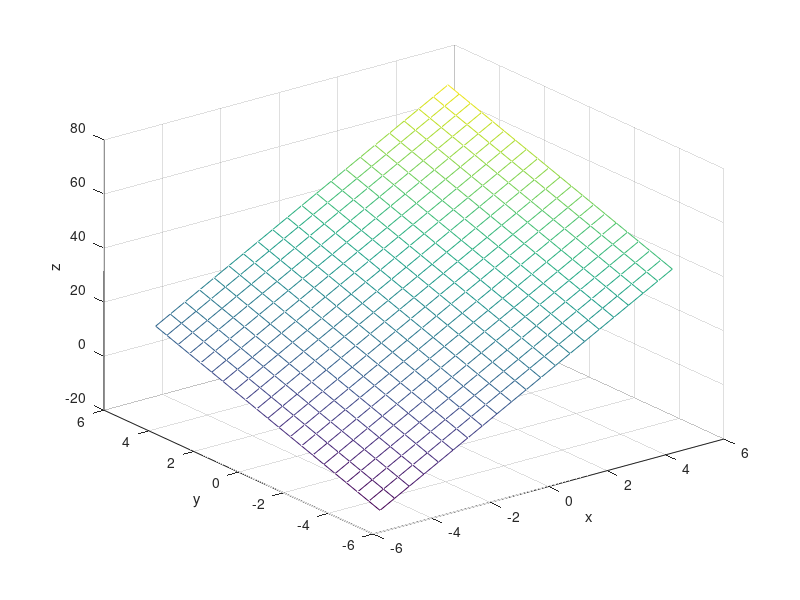

This figure's MATLAB source: (Note: this script raises an error after producing the figure.)
clc;
clear;
close all;

px = 6; py = 3; pc = 27;
[x y] = meshgrid(-5:0.5:5);
z = 6*x+3*y+27;

figure;
mesh(x,y,z)

xlabel("x");
ylabel("y");
zlabel("z");

Np = [-px/pc, -py/pc, 1/pc];
N0 = [0, 0, 1];

XYZ = [x(:),y(:),z(:)];
rot_vector = cross(Np/norm(Np),[0,0,1]);
angle = asind(norm(rot_vector))

[XYZnew, R, t] = AxelRot(XYZ', angle, rot_vector, []);

X =(XYZnew(1,:))';
Y = (XYZnew(2,:))';
Z = (XYZnew(3,:))';

[x y] = meshgrid(X,Y);
f = scatteredInterpolant(X,Y,Z);
z = f(x,y);

figure;
surf(x,y,z) %interpolated
zlim([3 5]);
zticks(3:1:5);

